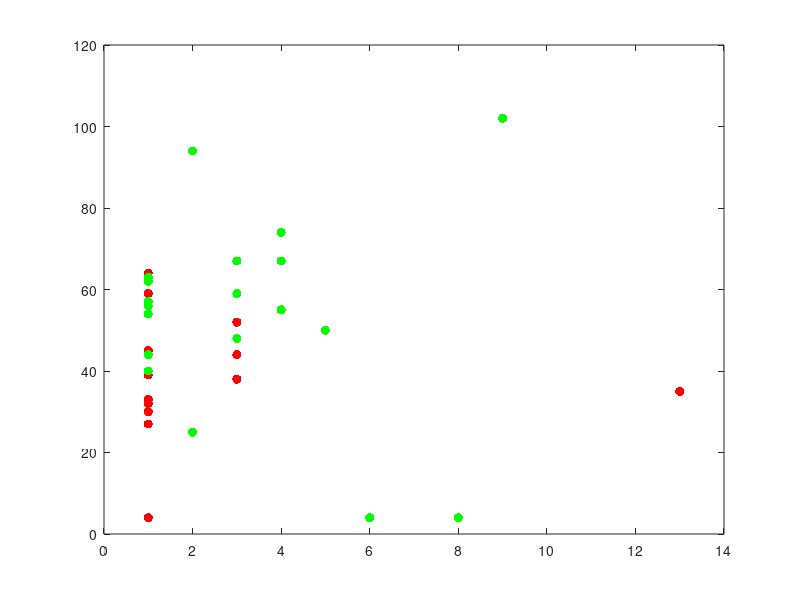

MATLAB code to generate this figure:
feat_lecture = [13     1     1     1     1     1     1     1     1     1     1     3     1     3     3     1     1  1     3     2     5     6     1     1     1     1     2     3     9     1     4     1     4     8   4     3;35    33    40    39    30    30    59     4    27    45    64    38    45    52    44    27    32  44    59    94    50     4    63    62    40    54    25    48   102    56    67    57    74     4  55    67]';

labels_lecture = [0,0,0,0,0,0,0,0,0,0,0,0,0,0,0,0,0,1,1,1,1,1,1,1,1,1,1,1,1,1,1,1,1,1,1,1]';

plot(feat_lecture(labels_lecture==0,1), feat_lecture(labels_lecture==0,2), 'r.', 'markersize', 20)
hold on
plot(feat_lecture(labels_lecture==1,1), feat_lecture(labels_lecture==1,2), 'g.', 'markersize', 20)
hold off

feat1 = feat_lecture(:,1);
feat2 = feat_lecture(:,2);


%%
% 2-fold CV Logistic regression

% This will look familiar, since I'm using the same general structure as I
% used for KNN & lDA

% First look at labels:  We want our data to be balanced within each fold
labels_lecture
% Logistic regression uses 1/0 as dependent variable, so we will change
%labels_lecture = labels_lecture -1;


% I'm being lazy here.  You should randomly select the data for your folds.
%  You will adapt the homework to do so.
%cv_groups = [ones(1, 25), 2*ones(1, 25), ones(1, 25), 2*ones(1, 25)];

g1= repmat([1:6], 1,3);
g1 = g1(randperm(18));
g2 = repmat([1:6], 1,3);
g2 = g2(randperm(18));
    
cv_groups = [g1, g2];



pred = zeros(size(labels_lecture)); % vector to hold predictions


for fold=1:6
  % generally, data should be normalized.  You will do this int he homework
  test = feat_lecture(cv_groups == fold,:);  
  train = feat_lecture(cv_groups ~= fold,:);
 
  labels_train = labels_lecture(cv_groups ~= fold);
  ntest = size(test, 1);
  ntrain = size(train, 1);
  pred_test = zeros(1, ntest);
  
  % Train the classifier (logistic model fit
  beta = glmfit(train, labels_train, 'binomial', 'link', 'logit');
  
  % Need to use the inverse logit to get the probabilities for test
  xb = [ones(size(test,1), 1), test]*beta;
  prob_test = exp(xb)./(1+exp(xb));
  pred_test = 1*prob_test>.5;
  
  pred(cv_groups == fold) = pred_test;
end

match = labels_lecture == pred;

accuracy_g1 = mean(match(labels_lecture == 0))
accuracy_g2 = mean(match(labels_lecture == 1))

